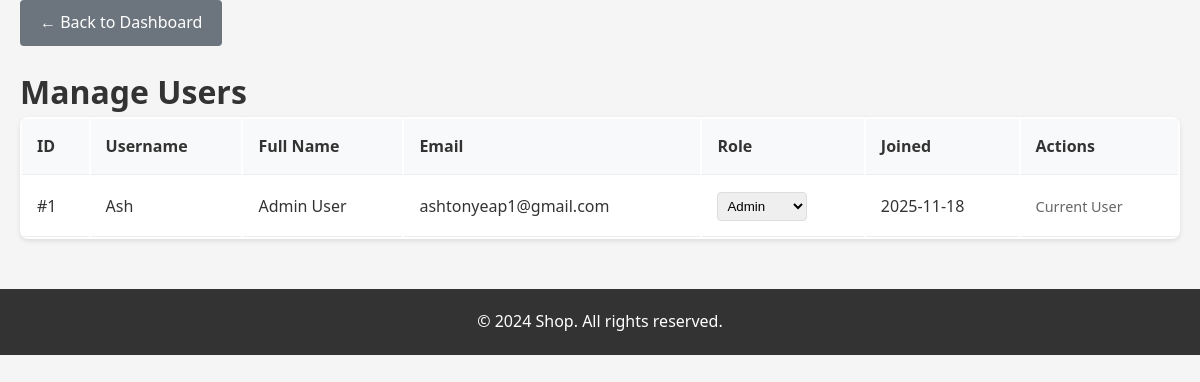
The page /admin/users.php (signed in) on the database its author committed.
### tables this page shows
CREATE TABLE IF NOT EXISTS users (
    id INT AUTO_INCREMENT PRIMARY KEY,
    username VARCHAR(50) UNIQUE NOT NULL,
    email VARCHAR(100) UNIQUE NOT NULL,
    password VARCHAR(255) NOT NULL,
    full_name VARCHAR(100) NOT NULL,
    phone VARCHAR(20),
    address TEXT,
    language VARCHAR(10) DEFAULT NULL,
    role ENUM('customer', 'seller', 'admin') DEFAULT 'customer',
    created_at TIMESTAMP DEFAULT CURRENT_TIMESTAMP
);

### admin/users.php (the view, shortened to what this page needs)
<?php
include '../includes/header.php';
?>
<div style="margin-bottom: 20px;">
    <a href="index.php" class="btn btn-secondary">← Back to Dashboard</a>
</div>
<h1>Manage Users</h1>
<?php
$stmt = $conn->prepare("SELECT * FROM users ORDER BY created_at DESC");
$stmt->execute();
$users = $stmt->get_result();
?>
<table class="cart-table">
    <thead>
        <tr>
            <th>ID</th>
            <th>Username</th>
            <th>Full Name</th>
            <th>Email</th>
            <th>Role</th>
            <th>Joined</th>
            <th>Actions</th>
        </tr>
    </thead>
    <tbody>
        <?php if ($users->num_rows > 0): ?>
            <?php while ($user = $users->fetch_assoc()): ?>
                <tr>
                    <td>#<?php echo $user['id']; ?></td>
                    <td><?php echo htmlspecialchars($user['username']); ?></td>
                    <td><?php echo htmlspecialchars($user['full_name']); ?></td>
                    <td><?php echo htmlspecialchars($user['email']); ?></td>
                    <td>
                        <form method="POST" style="display: inline;">
                            <select name="role" onchange="this.form.submit()"
                                    style="padding: 5px; border-radius: 4px; border: 1px solid #ddd;">
                                <option value="admin" <?php echo $user['role'] === 'admin' ? 'selected' : ''; ?>>Admin</option>
                            </select>
                        </form>
                    </td>
                    <td><?php echo date('Y-m-d', strtotime($user['created_at'])); ?></td>
                    <td>
                        <?php if ($user['id'] != $_SESSION['user_id']): ?>
                            <a href="users.php?action=delete&id=<?php echo $user['id']; ?>"
                               class="btn btn-secondary"
                               onclick="return confirm('Are you sure you want to delete this user?')"
                               style="background: #dc3545;">Delete</a>
                        <?php else: ?>
                            <span style="color: #666; font-size: 0.9rem;">Current User</span>
                        <?php endif; ?>
                    </td>
                </tr>
            <?php endwhile; ?>
        <?php else: ?>
            <tr>
                <td colspan="7" style="text-align: center; padding: 20px;">No users found.</td>
            </tr>
        <?php endif; ?>
    </tbody>
</table>
<?php include '../includes/footer.php'; ?>

### css/style.css (style rules this page uses)
* { margin: 0; padding: 0; box-sizing: border-box; }
body { font-family: "Segoe UI", Tahoma, Geneva, Verdana, sans-serif; line-height: 1.6; color: #333; background-color: #f5f5f5; }
.btn { padding: 10px 20px; border: none; border-radius: 4px; cursor: pointer; font-size: 1rem; text-decoration: none; display: inline-block; transition: background 0.3s; }
.btn-secondary { background: #6c757d; color: white; }
.cart-table { width: 100%; background: white; border-radius: 8px; overflow: hidden; box-shadow: 0 2px 5px rgba(0, 0, 0, 0.1); }
.cart-table th, .cart-table td { padding: 15px; text-align: left; border-bottom: 1px solid #eee; }
.cart-table th { background: #f8f9fa; font-weight: bold; }

### rows shown on the page
users: id "1", username "Ash", full_name "Admin User", email "ashtonyeap1@gmail.com", role "Admin", created_at "2025-11-18", shows "Current User"
